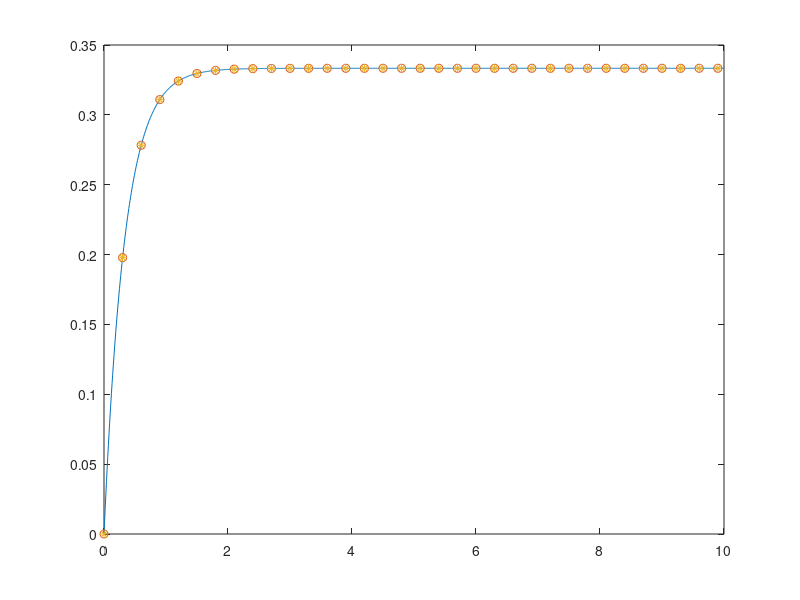

Recreate this plot in MATLAB.
clc
close all
clear all
%% Kontinualni sistem
s = tf('s');
G_c = 1/(s+3);
t = 0:0.01:10;
y_c = step(G_c,t);
plot(t,y_c)
hold on
%% Diskretni sistem
T = 0.3;
trenuci_odabiranja = 0:T:10;
br_odbiraka = length(trenuci_odabiranja);

G_d1 = c2d(G_c,T,'zoh');
y_d1 = step(G_d1,trenuci_odabiranja);
plot(trenuci_odabiranja,y_d1,'o')

%% Implementacija koda bez ugradjenih matlab funkcija
ulazni_signal = ones(1,br_odbiraka);
izlazni_signal = zeros(1,br_odbiraka);
yp = 0;
up = 0;
for i=1:br_odbiraka
    u = ulazni_signal(i);
    y = yp*exp(-3*T) + 1/3*(1-exp(-3*T))*up;
    izlazni_signal(i) = y;
    yp = y;
    up = u;
end

plot(trenuci_odabiranja,izlazni_signal,'*')